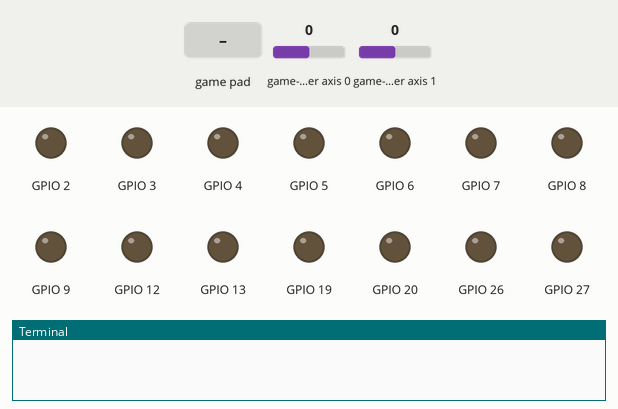
The program below on a simulated Raspberry Pi (BCM pin numbers). On the bench: output pins drawn as LEDs (lit = HIGH), the last lines printed to the terminal. Dashed ring = blinking. The inputs (shaded band) are chosen by the test bench; at power-on: game-controller axis 0 0, game-controller axis 1 0. The pygame window is not drawn.

Above: at 1.2 s.
1.3 s: game-controller axis 0 set to -1
At 2.5 s:
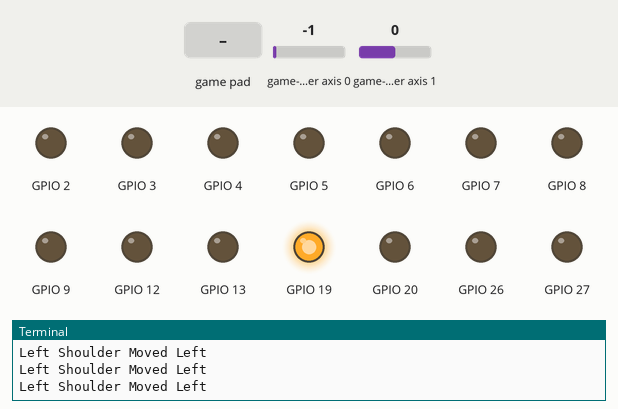
2.8 s: game-controller axis 1 set to -1
At 3.0 s:
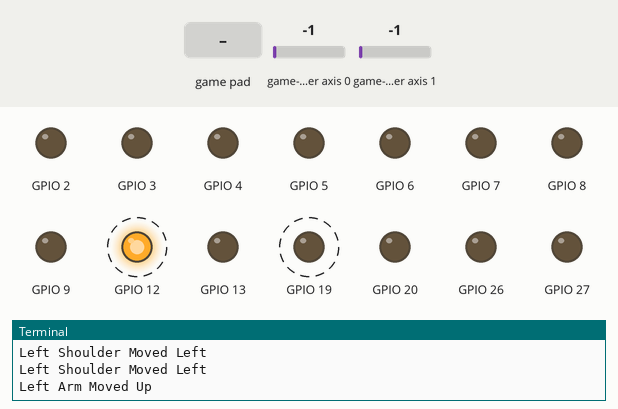
5.8 s: game-controller axis 0 set to 0.5
At 6.01 s:
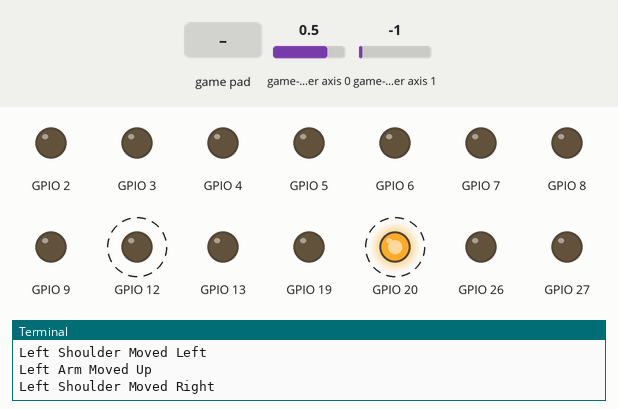
8.8 s: game-controller button 5 pressed
At 9.03 s:
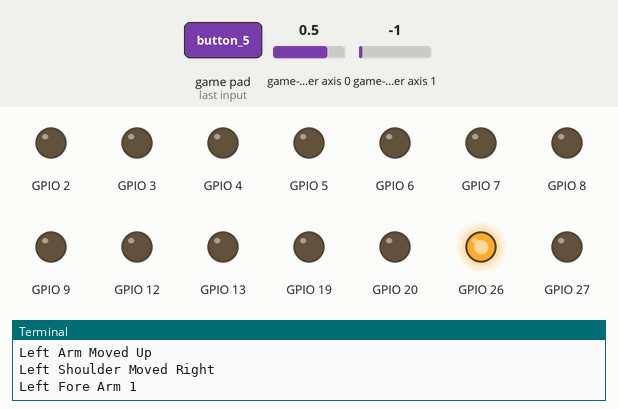
11.8 s: game-controller button 7 pressed
At 12.03 s:
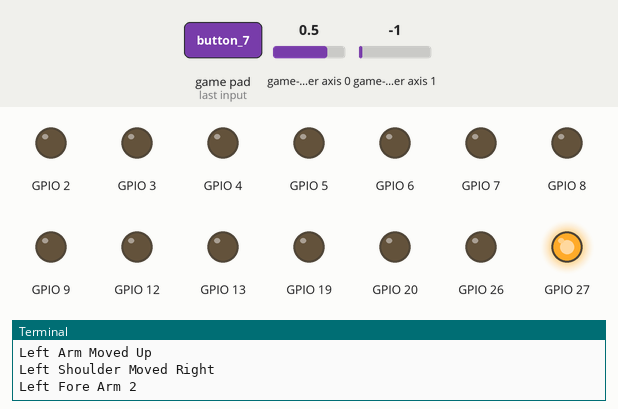
14.8 s: game-controller button 6 pressed
At 15.04 s:
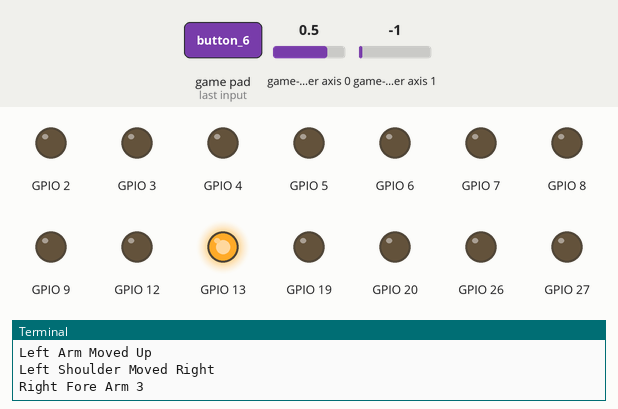
Timing chart, 0 to 18.8 s (numbered marks = the images above; inputs shaded):
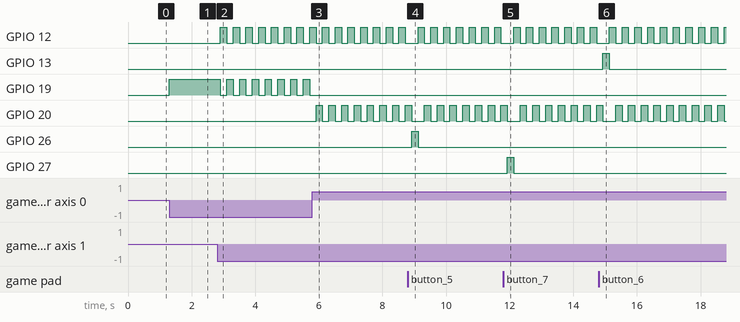

The program:

joystick.py
```python
import RPi.GPIO as GPIO
from time import sleep

GPIO.setwarnings(False)
GPIO.setmode(GPIO.BCM)
GPIO.setup(2, GPIO.OUT, initial=GPIO.LOW)

GPIO.setwarnings(False)
GPIO.setmode(GPIO.BCM)
GPIO.setup(3, GPIO.OUT, initial=GPIO.LOW)

GPIO.setwarnings(False)
GPIO.setmode(GPIO.BCM)
GPIO.setup(4, GPIO.OUT, initial=GPIO.LOW)

GPIO.setwarnings(False)
GPIO.setmode(GPIO.BCM)
GPIO.setup(5, GPIO.OUT, initial=GPIO.LOW)

GPIO.setwarnings(False)
GPIO.setmode(GPIO.BCM)
GPIO.setup(6, GPIO.OUT, initial=GPIO.LOW)

GPIO.setwarnings(False)
GPIO.setmode(GPIO.BCM)
GPIO.setup(7, GPIO.OUT, initial=GPIO.LOW)

GPIO.setwarnings(False)
GPIO.setmode(GPIO.BCM)
GPIO.setup(8, GPIO.OUT, initial=GPIO.LOW)

GPIO.setwarnings(False)
GPIO.setmode(GPIO.BCM)
GPIO.setup(9, GPIO.OUT, initial=GPIO.LOW)

GPIO.setwarnings(False)
GPIO.setmode(GPIO.BCM)
GPIO.setup(10, GPIO.OUT, initial=GPIO.LOW)

GPIO.setwarnings(False)
GPIO.setmode(GPIO.BCM)
GPIO.setup(11, GPIO.OUT, initial=GPIO.LOW)

GPIO.setwarnings(False)
GPIO.setmode(GPIO.BCM)
GPIO.setup(12, GPIO.OUT, initial=GPIO.LOW)

GPIO.setwarnings(False)
GPIO.setmode(GPIO.BCM)
GPIO.setup(13, GPIO.OUT, initial=GPIO.LOW)

GPIO.setwarnings(False)
GPIO.setmode(GPIO.BCM)
GPIO.setup(14, GPIO.OUT, initial=GPIO.LOW)

GPIO.setwarnings(False)
GPIO.setmode(GPIO.BCM)
GPIO.setup(15, GPIO.OUT, initial=GPIO.LOW)

GPIO.setwarnings(False)
GPIO.setmode(GPIO.BCM)
GPIO.setup(16, GPIO.OUT, initial=GPIO.LOW)

GPIO.setwarnings(False)
GPIO.setmode(GPIO.BCM)
GPIO.setup(17, GPIO.OUT, initial=GPIO.LOW)

GPIO.setwarnings(False)
GPIO.setmode(GPIO.BCM)
GPIO.setup(18, GPIO.OUT, initial=GPIO.LOW)

GPIO.setwarnings(False)
GPIO.setmode(GPIO.BCM)
GPIO.setup(19, GPIO.OUT, initial=GPIO.LOW)

GPIO.setwarnings(False)
GPIO.setmode(GPIO.BCM)
GPIO.setup(20, GPIO.OUT, initial=GPIO.LOW)

GPIO.setwarnings(False)
GPIO.setmode(GPIO.BCM)
GPIO.setup(21, GPIO.OUT, initial=GPIO.LOW)

GPIO.setwarnings(False)
GPIO.setmode(GPIO.BCM)
GPIO.setup(22, GPIO.OUT, initial=GPIO.LOW)

GPIO.setwarnings(False)
GPIO.setmode(GPIO.BCM)
GPIO.setup(23, GPIO.OUT, initial=GPIO.LOW)

GPIO.setwarnings(False)
GPIO.setmode(GPIO.BCM)
GPIO.setup(24, GPIO.OUT, initial=GPIO.LOW)

GPIO.setwarnings(False)
GPIO.setmode(GPIO.BCM)
GPIO.setup(25, GPIO.OUT, initial=GPIO.LOW)

GPIO.setwarnings(False)
GPIO.setmode(GPIO.BCM)
GPIO.setup(26, GPIO.OUT, initial=GPIO.LOW)

GPIO.setwarnings(False)
GPIO.setmode(GPIO.BCM)
GPIO.setup(27, GPIO.OUT, initial=GPIO.LOW)


import pygame


pygame.init()

clock = pygame.time.Clock()

FPS = 30

running = True


#basic do joystick

pygame.joystick.init()

joystick = pygame.joystick.Joystick(0)

joystick.init()

screen = pygame.display.set_mode((400,300))

pygame.display.set_caption('Control')


while running:


    for event in pygame.event.get():

        if event.type == pygame.QUIT:

            running = False

        elif event.type == pygame.KEYDOWN:

            if event.key == pygame.K_ESCAPE:

                running = False

    clock.tick(FPS)

    pygame.display.update()

    verticalaxis1 = joystick.get_axis(1)

    if verticalaxis1 < -0.1:
        print('Left Arm Moved Up')
        GPIO.output(12, GPIO.HIGH)
        sleep(0.2)
        GPIO.output(12, GPIO.LOW)

    verticalaxis = joystick.get_axis(1)

    if verticalaxis > 0.1:

        print('Left Arm Moved Down')
        GPIO.output(6, GPIO.HIGH)
        sleep(0.2)
        GPIO.output(6, GPIO.LOW)


    horizontalaxis = joystick.get_axis(0)

    if horizontalaxis < -0.1:

        print('Left Shoulder Moved Left')
        GPIO.output(19, GPIO.HIGH)
        sleep(0.2)
        GPIO.output(19, GPIO.LOW)

    horizontalaxis = joystick.get_axis(0)

    if horizontalaxis > 0.1:

        print('Left Shoulder Moved Right')
        GPIO.output(20, GPIO.HIGH)
        sleep(0.2)
        GPIO.output(20, GPIO.LOW)

   # verticalaxis2 = joystick.get_axis(3)

    #if verticalaxis2 < -0.1:
     #   print('Right Arm Moved Up')
      #  GPIO.output(24, GPIO.HIGH)
       # sleep(0.1)
        #GPIO.output(24, GPIO.LOW)

    #verticalaxis2 = joystick.get_axis(3)

    #if verticalaxis2 > 0.1:

     #   print('Right Arm Moved Down')
      #  GPIO.output(25, GPIO.HIGH)
       # sleep(0.1)
        #GPIO.output(25, GPIO.LOW)

   # horizontalaxis2 = joystick.get_axis(2)

    #if horizontalaxis2 < -0.1:

     #   print('Right Shoulder Moved Left')
      #  GPIO.output(10, GPIO.HIGH)
       # sleep(0.1)
        #GPIO.output(10, GPIO.LOW)

    #horizontalaxis2 = joystick.get_axis(2)

    #if horizontalaxis2 > 0.1:

     #   print('Right Shoulder Moved Right')
      #  GPIO.output(9, GPIO.HIGH)
       # sleep(0.1)
        #GPIO.output(9, GPIO.LOW)

    L1 = joystick.get_button(5)

    if L1:
        print ('Left Fore Arm 1 ')
        GPIO.output(26, GPIO.HIGH)
        sleep(0.2)
        GPIO.output(26, GPIO.LOW)


    L2 = joystick.get_button(7)

    if L2:
        print ("Left Fore Arm 2")
        GPIO.output(27, GPIO.HIGH)
        sleep(0.2)
        GPIO.output(27, GPIO.LOW)


    R1 = joystick.get_button(6)

    if R1:
        print ('Right Fore Arm 3')
        GPIO.output(13, GPIO.HIGH)
        sleep(0.2)
        GPIO.output(13, GPIO.LOW)


    R2 = joystick.get_button(9)

    if R2:
        print ("Right Fore Arm 4")
        GPIO.output(16, GPIO.HIGH)
        sleep(0.2)
        GPIO.output(16, GPIO.LOW)


    A = joystick.get_button(0)

    if A:
        print ("Left Gripper Close")
        GPIO.output(4, GPIO.HIGH)
        sleep(0.2)
        GPIO.output(4, GPIO.LOW)


    B = joystick.get_button(1)

    if B:

        print ("Right Gripper Close")
        GPIO.output(22, GPIO.HIGH)
        sleep(0.2)
        GPIO.output(22, GPIO.LOW)

    Y = joystick.get_button(4)

    if Y:

        print ("Left Gripper Open")
        GPIO.output(5, GPIO.HIGH)
        sleep(0.2)
        GPIO.output(5, GPIO.LOW)


    X = joystick.get_button(3)

    if X:

        print ("Right Gripper Open")
        GPIO.output(23, GPIO.HIGH)
        sleep(0.2)
        GPIO.output(23, GPIO.LOW)

    START = joystick.get_button(8)

    if START:

        print ("Left Wrist Down")
        GPIO.output(17, GPIO.HIGH)
        sleep(0.2)
        GPIO.output(17, GPIO.LOW)

    SELECT = joystick.get_button(10)

    if SELECT:

        print ("Left Wrist Up")
        GPIO.output(18, GPIO.HIGH)
        sleep(0.2)
        GPIO.output(18, GPIO.LOW)


pygame.quit()
```

Measured:
- after the input at 1.3 s, GPIO 19: LOW → HIGH at once
- after the input at 2.8 s, GPIO 12, GPIO 19: alternates HIGH for 0.20 s and LOW for 0.20 s, starting after 0.11 s
- after the input at 5.8 s, GPIO 19: stops changing and stays LOW; GPIO 20: alternates HIGH for 0.20 s and LOW for 0.20 s, starting after 0.11 s
- after the input at 8.8 s, GPIO 26: LOW → HIGH after 0.12 s, → LOW 0.20 s later
- after the input at 11.8 s, GPIO 27: LOW → HIGH after 0.12 s, → LOW 0.20 s later
- after the input at 14.8 s, GPIO 13: LOW → HIGH after 0.13 s, → LOW 0.20 s later
